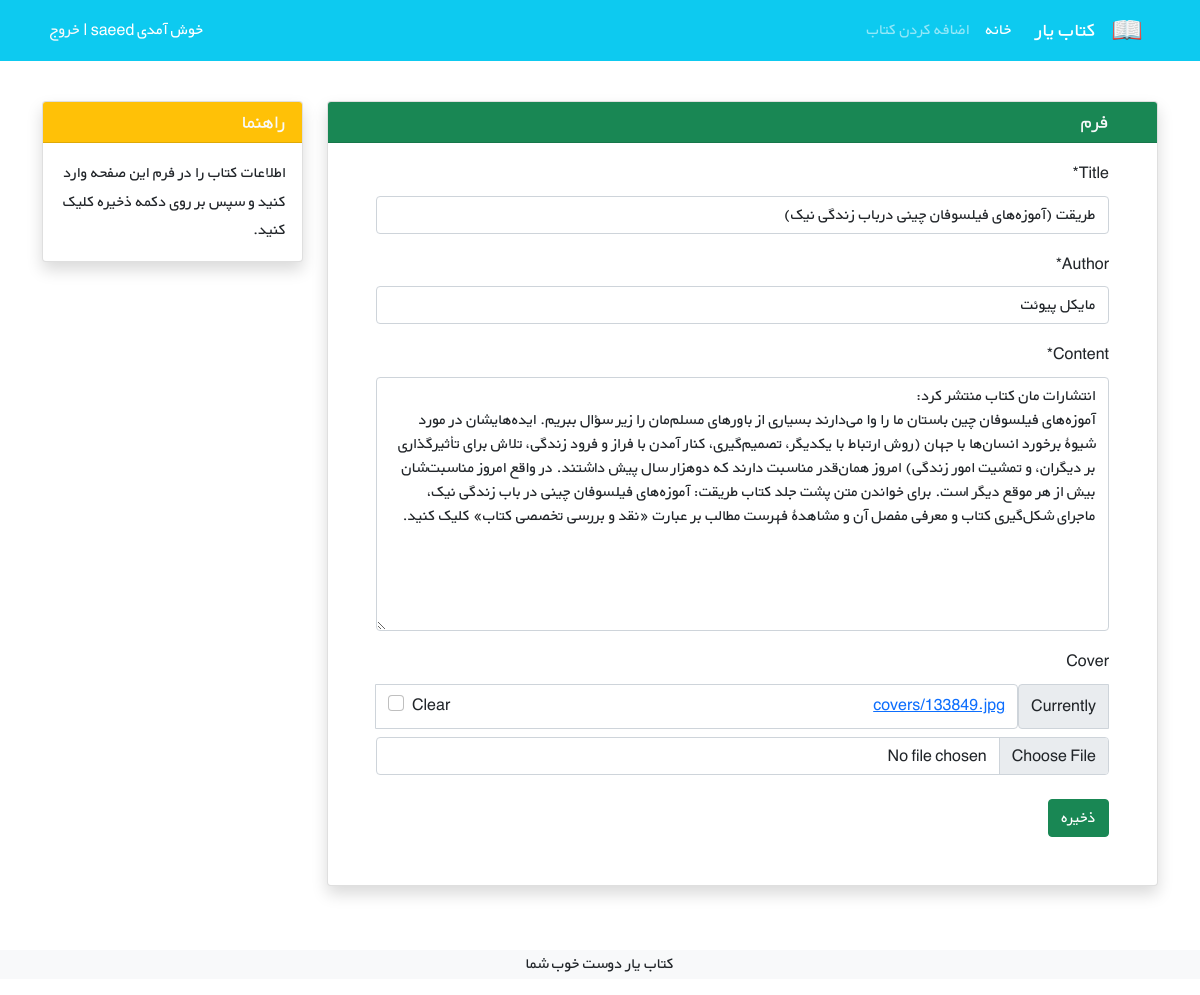
/books/5/update/ (signed in), run on the app's committed database.
### books/models.py (models this page shows, shortened)
class Book(models.Model):
    user = models.ForeignKey(get_user_model(), on_delete=models.CASCADE)
    title = models.CharField(max_length=200)
    author = models.CharField(max_length=200)
    content = models.TextField()
    price = models.DecimalField(max_digits=5, decimal_places=2)
    cover = models.ImageField(upload_to='covers/', blank=True)

### books/views.py (the view)
# urls.py: path('<int:pk>/update/', views.BookUpdateView.as_view(), name='book_update'),
class BookUpdateView(LoginRequiredMixin,UserPassesTestMixin, generic.UpdateView):
    model = Book
    fields = ['title', 'author', 'content', 'cover']
    template_name = 'books/book_update.html'
    def test_func(self):
        obj = self.get_object()
        return obj.user == self.request.user

### books/templates/books/book_update.html (shortened to what this page needs)
{% extends '_base.html' %}
{% load crispy_forms_tags %}
{% block content %}
    <div class="container mt-4" dir="rtl">
        <div class="row">
            <div class="col-9">
                <div class="card shadow my-3">
                    <h5 class="card-header bg-success text-light px-5">فرم</h5>
                    <div class="px-5 pt-3 pb-5">
                        <form method="POST" enctype="multipart/form-data">
                            {{ form|crispy }}
                            <button type="submit" class="btn btn-success mt-2">ذخیره</button>
                        </form>
                    </div>
                </div>
            </div>
            <div class="col-3">
                <div class="card my-3 shadow">
                    <h5 class="card-header bg-warning text-light">راهنما</h5>
                    <div class="card-body">
                        <p class="card-text">
                            اطلاعات کتاب را در فرم این صفحه وارد کنید و سپس بر روی دکمه ذخیره کلیک کنید.
                        </p>
                    </div>
                </div>
            </div>
        </div>
    </div>
{% endblock %}

### static/css/style.css (style rules this page uses)
* { font-family: 'BYekan', sans-serif; line-height: 1.8rem; }

### data on the page
Book: title "طریقت (آموزه‌های فیلسوفان چینی درباب زندگی نیک)", author "مایکل پیوئت", content "انتشارات مان کتاب منتشر کرد: آموزه‌های فیلسوفان چین باستان ما را وا می‌دارند بسیاری از باورهای مسلم‌مان را زیر سؤال ببریم. ایده‌هایشان در مورد شیوۀ برخورد انسان‌ها با جهان (روش ارتباط با یکدیگر، تصمیم‌گیری، کنار آمدن با فراز و فرود زندگی، تلاش برای تأثیرگذاری بر دیگران، و تمشیت امور زندگی) امروز همان‌قدر مناسبت دارند که دوهزار سال پیش داشتند. در واقع امروز مناسبت‌شان بیش از هر موقع دیگر است. برای خواندن متن پشت جلد کتاب طریقت: آموزه‌های فیلسوفان چینی در باب زندگی نیک، ماجرای شکل‌گیری کتاب و معرفی مفصل آن و مشاهدۀ فهرست مطالب بر عبارت «نقد و بررسی تخصصی کتاب» کلیک کنید."
